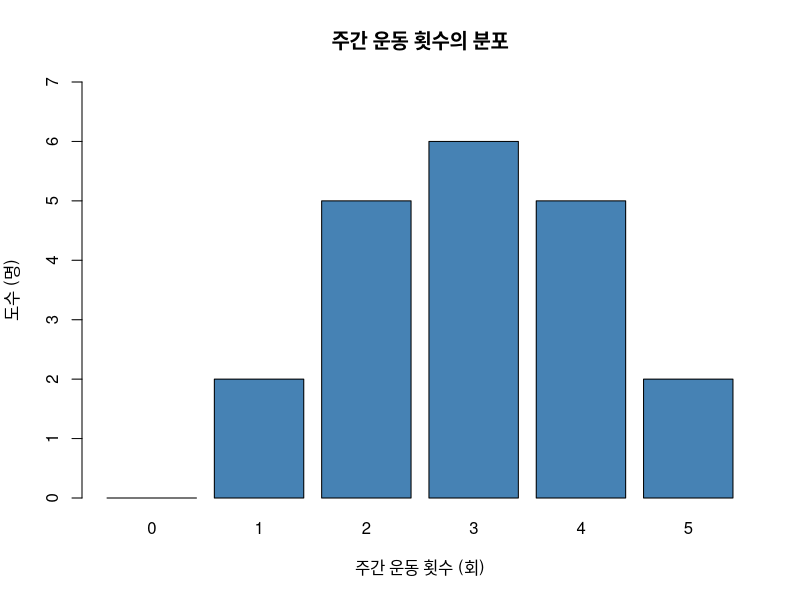
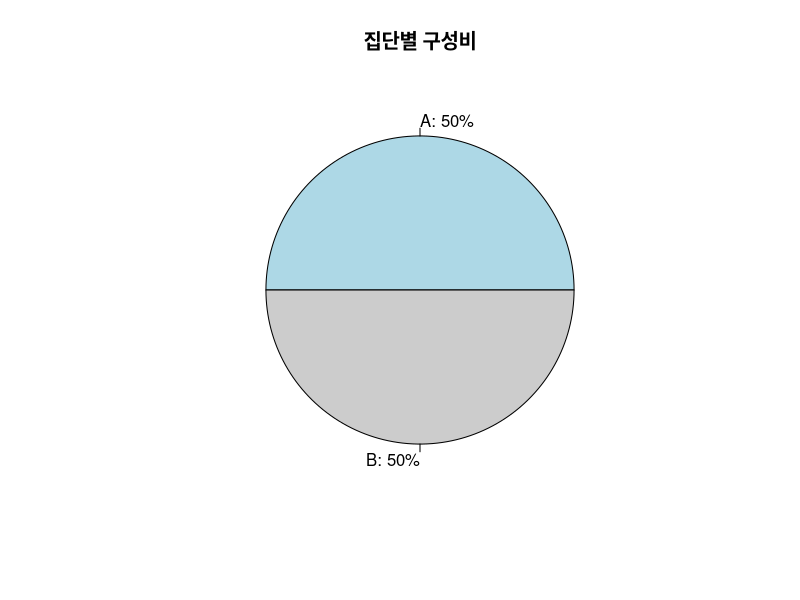
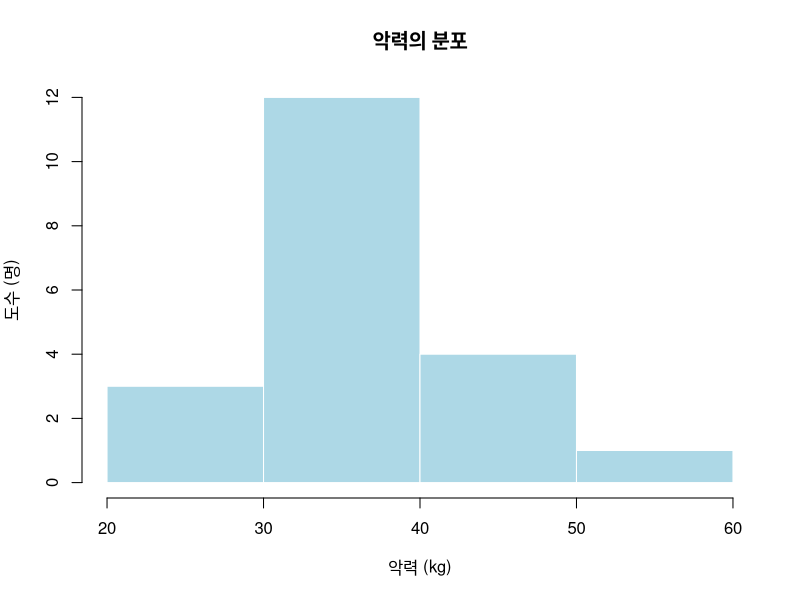
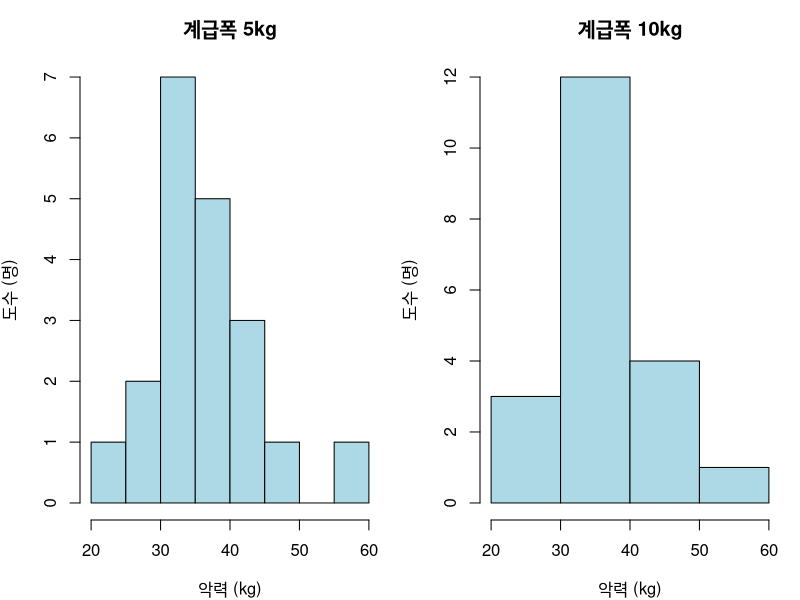
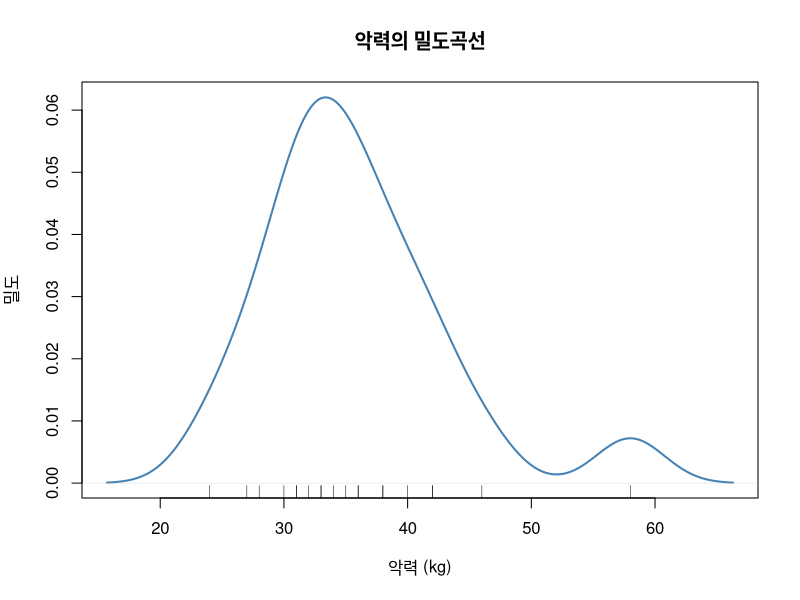
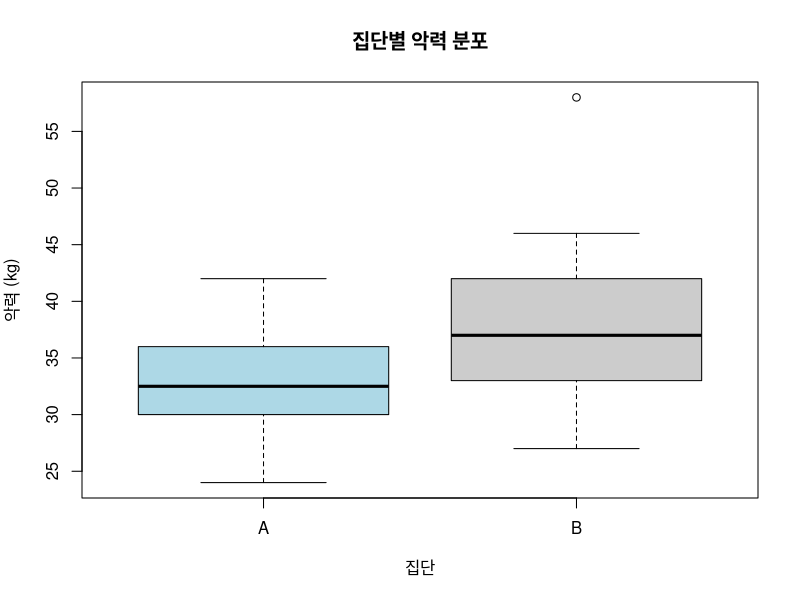
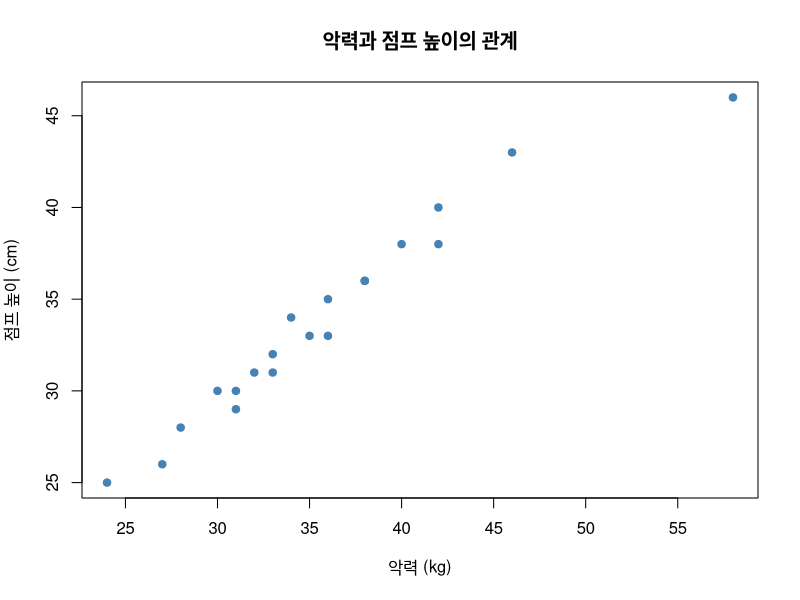
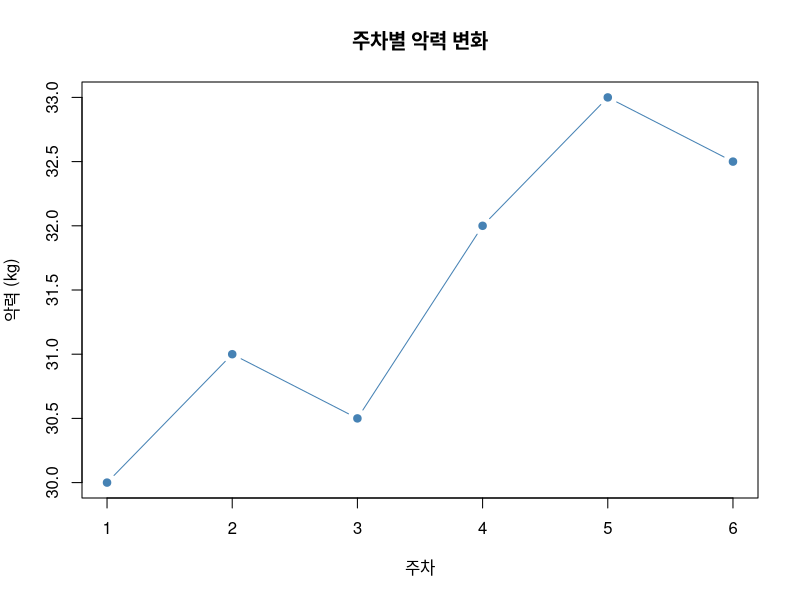

These charts were generated, in order, by the following R code:
## ---- 한글 그래프 글꼴 설정 ------------------------------------------------
# Windows는 맑은 고딕, macOS는 AppleGothic을 사용 (기본 글꼴에는 한글이 없어 그래프 글자가 깨짐)
if (.Platform$OS.type == "windows") {
  grDevices::windowsFonts(course = grDevices::windowsFont("Malgun Gothic"))
  par(family = "course")
  if (requireNamespace("ggplot2", quietly = TRUE)) ggplot2::theme_set(ggplot2::theme_gray(base_family = "course"))
} else if (Sys.info()[["sysname"]] == "Darwin") {
  par(family = "AppleGothic")
  if (requireNamespace("ggplot2", quietly = TRUE)) ggplot2::theme_set(ggplot2::theme_gray(base_family = "AppleGothic"))
}


## ----desc-factor--------------------------------------------------------------
event <- factor(c("달리기", "수영", "달리기", "근력운동"))
levels(event)
table(event)

satisfaction <- factor(
  c("보통", "높음", "낮음", "높음"),
  levels = c("낮음", "보통", "높음"),
  ordered = TRUE
)
satisfaction

sessions <- c(1, 3, 2, 4, 2)  # 이산형 수치 자료
grip <- c(28.5, 32.1, 30.8)   # 연속형 측정 자료
mean(sessions)
mean(grip)


## ----desc-data----------------------------------------------------------------
fitness <- data.frame(
  id = 1:20,
  group = factor(rep(c("A", "B"), each = 10), levels = c("A", "B")),
  sessions = c(1, 2, 3, 2, 4, 3, 1, 2, 3, 4,
               2, 3, 4, 3, 5, 4, 2, 3, 4, 5),
  grip_kg = c(24, 28, 30, 31, 32, 33, 34, 36, 38, 42,
              27, 31, 33, 35, 36, 38, 40, 42, 46, 58),
  jump_cm = c(25, 28, 30, 29, 31, 32, 34, 33, 36, 38,
              26, 30, 31, 33, 35, 36, 38, 40, 43, 46)
)

head(fitness)
str(fitness)


## ----desc-mean----------------------------------------------------------------
x <- c(20, 25, 30, 35, 40)

sum(x) / length(x)
mean(x)
mean(fitness$grip_kg)


## ----desc-robust-center-------------------------------------------------------
data1 <- c(2, 2, 2, 3, 3, 3, 3, 4, 4, 5)
data2 <- c(1, 2, 2, 3, 3, 3, 5, 5, 7, 1000)

center_compare <- data.frame(
  data = c("자료1", "자료2"),
  mean = c(mean(data1), mean(data2)),
  median = c(median(data1), median(data2)),
  trimmed_mean = c(mean(data1, trim = 0.1), mean(data2, trim = 0.1))
)
center_compare


## ----desc-mode----------------------------------------------------------------
frequency <- table(fitness$sessions)
frequency
names(frequency)[frequency == max(frequency)]


## ----desc-quantiles-----------------------------------------------------------
quantile(fitness$grip_kg, probs = c(0.25, 0.5, 0.75))
quantile(fitness$grip_kg, probs = 0.9)
quantile(fitness$grip_kg, probs = c(0, 0.25, 0.5, 0.75, 1))
summary(fitness$grip_kg)


## ----desc-deviation-----------------------------------------------------------
x <- c(20, 25, 30, 35, 40)
deviation <- x - mean(x)
deviation
sum(deviation)

range(x)
diff(range(x))


## ----desc-variance------------------------------------------------------------
x <- c(20, 25, 30, 35, 40)
n <- length(x)
squared_deviation <- (x - mean(x))^2

sum(squared_deviation) / (n - 1)
var(x)
sd(x)

mean(squared_deviation)
sqrt(mean(squared_deviation))


## ----desc-iqr-----------------------------------------------------------------
IQR(fitness$grip_kg)
quantile(fitness$grip_kg, 0.75) - quantile(fitness$grip_kg, 0.25)


## ----desc-cv------------------------------------------------------------------
cv_example <- data.frame(
  group = c("A", "B"),
  mean_kg = c(40, 20),
  sd_kg = c(4, 4)
)
cv_example$cv_percent <- cv_example$sd_kg / cv_example$mean_kg * 100
cv_example

sd(fitness$grip_kg) / mean(fitness$grip_kg) * 100


## ----desc-missing-------------------------------------------------------------
x_missing <- c(20, 25, NA, 35, 40)
mean(x_missing)
mean(x_missing, na.rm = TRUE)
sum(is.na(x_missing))
sum(!is.na(x_missing))


## ----desc-summary-table-------------------------------------------------------
grip <- fitness$grip_kg
summary_grip <- data.frame(
  n = length(grip),
  mean = mean(grip),
  median = median(grip),
  variance = var(grip),
  sd = sd(grip),
  min = min(grip),
  max = max(grip),
  IQR = IQR(grip),
  CV_percent = sd(grip) / mean(grip) * 100
)
round(summary_grip, 2)


## ----desc-frequency-----------------------------------------------------------
group_frequency <- table(fitness$group)
group_frequency
prop.table(group_frequency)

session_frequency <- table(factor(fitness$sessions, levels = 0:5))
data.frame(
  sessions = names(session_frequency),
  frequency = as.vector(session_frequency),
  percent = as.vector(prop.table(session_frequency)) * 100
)


## ----desc-bar, fig.cap="주간 운동 횟수별 관측 수. 도수가 0인 값도 표시합니다."---------------------
barplot(
  session_frequency,
  col = "steelblue",
  main = "주간 운동 횟수의 분포",
  xlab = "주간 운동 횟수 (회)",
  ylab = "도수 (명)",
  ylim = c(0, max(session_frequency) + 1)
)


## ----desc-pie, fig.cap="집단별 구성비. 가상 자료는 각 집단 10명으로 구성되어 있습니다."----------------
pie(
  group_frequency,
  labels = paste0(names(group_frequency), ": ",
                  prop.table(group_frequency) * 100, "%"),
  col = c("lightblue", "gray80"),
  main = "집단별 구성비"
)


## ----desc-histogram, fig.cap="악력의 히스토그램. 계급폭을 10kg으로 지정한 결과입니다."--------------
hist(
  fitness$grip_kg,
  breaks = seq(20, 60, by = 10),
  right = FALSE,
  col = "lightblue", border = "white",
  main = "악력의 분포",
  xlab = "악력 (kg)", ylab = "도수 (명)"
)


## ----desc-histogram-width, fig.width=9, fig.height=4.5, fig.cap="같은 자료에 계급폭 5kg과 10kg을 적용한 비교."----
local({
  old_par <- par(mfrow = c(1, 2), mar = c(4, 4, 3, 1))
  on.exit(par(old_par))
  hist(fitness$grip_kg, breaks = seq(20, 60, 5), right = FALSE,
       col = "lightblue", main = "계급폭 5kg",
       xlab = "악력 (kg)", ylab = "도수 (명)")
  hist(fitness$grip_kg, breaks = seq(20, 60, 10), right = FALSE,
       col = "lightblue", main = "계급폭 10kg",
       xlab = "악력 (kg)", ylab = "도수 (명)")
})


## ----desc-density, fig.cap="악력의 커널 밀도 추정. 표본이 작으므로 세부 형태의 해석에 유의합니다."---------
plot(
  density(fitness$grip_kg),
  main = "악력의 밀도곡선",
  xlab = "악력 (kg)", ylab = "밀도",
  col = "steelblue", lwd = 2
)
rug(fitness$grip_kg)


## ----desc-stem----------------------------------------------------------------
stem(fitness$grip_kg)


## ----desc-boxplot, fig.cap="집단별 악력 분포. 표시는 분포 요약이며 집단 효과에 대한 검정 결과가 아닙니다."----
boxplot(
  grip_kg ~ group, data = fitness,
  col = c("lightblue", "gray80"),
  main = "집단별 악력 분포",
  xlab = "집단", ylab = "악력 (kg)"
)


## ----desc-scatter, fig.cap="악력과 점프 높이의 산점도. 가상 자료에서 두 측정값의 관계를 살펴봅니다."--------
plot(
  fitness$grip_kg, fitness$jump_cm,
  pch = 19, col = "steelblue",
  main = "악력과 점프 높이의 관계",
  xlab = "악력 (kg)", ylab = "점프 높이 (cm)"
)


## ----desc-line, fig.cap="한 참여자의 주차별 악력 변화 예시. 별도로 구성한 가상 반복측정 자료입니다."---------
weekly <- data.frame(week = 1:6, grip_kg = c(30, 31, 30.5, 32, 33, 32.5))
plot(
  weekly$week, weekly$grip_kg,
  type = "b", pch = 19, col = "steelblue",
  main = "주차별 악력 변화",
  xlab = "주차", ylab = "악력 (kg)"
)


## ----desc-group-summary-------------------------------------------------------
group_summary <- data.frame(
  group = levels(fitness$group),
  n = as.vector(table(fitness$group)),
  mean = as.vector(tapply(fitness$grip_kg, fitness$group, mean)),
  median = as.vector(tapply(fitness$grip_kg, fitness$group, median)),
  sd = as.vector(tapply(fitness$grip_kg, fitness$group, sd))
)
group_summary$CV_percent <- group_summary$sd / group_summary$mean * 100
group_summary
